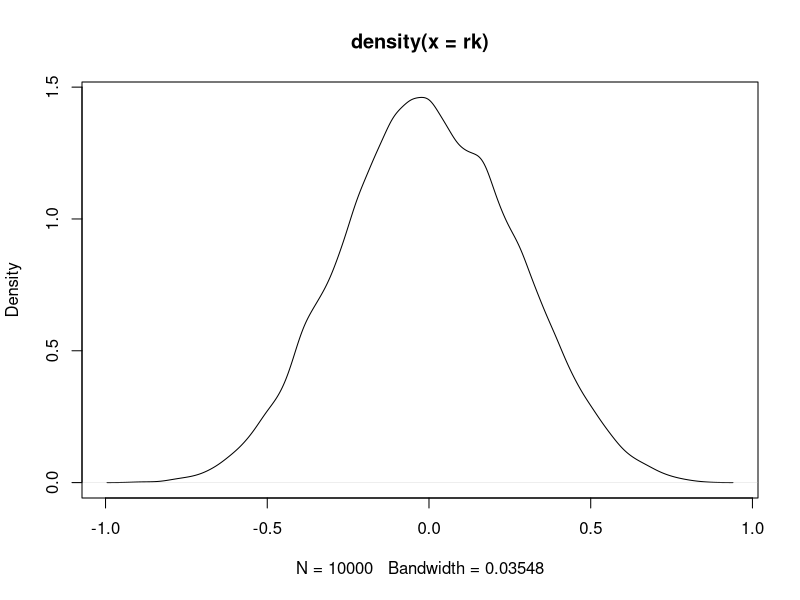
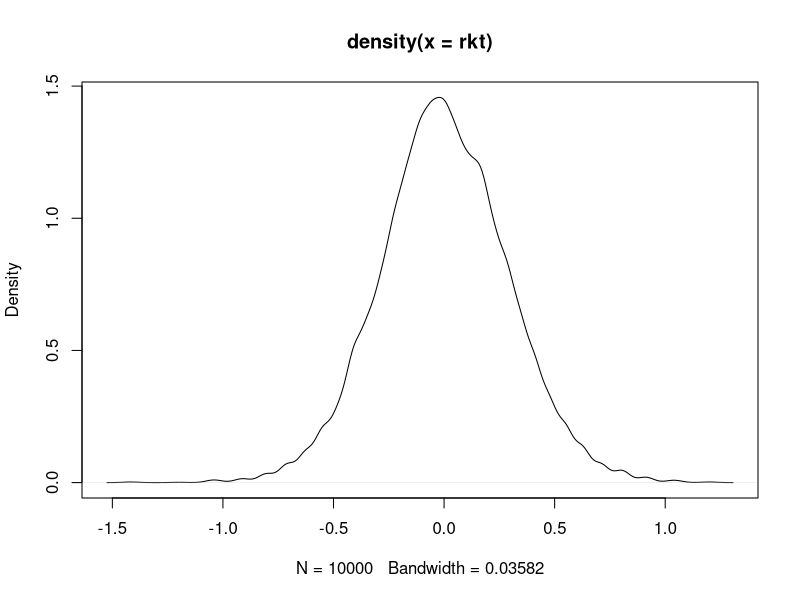
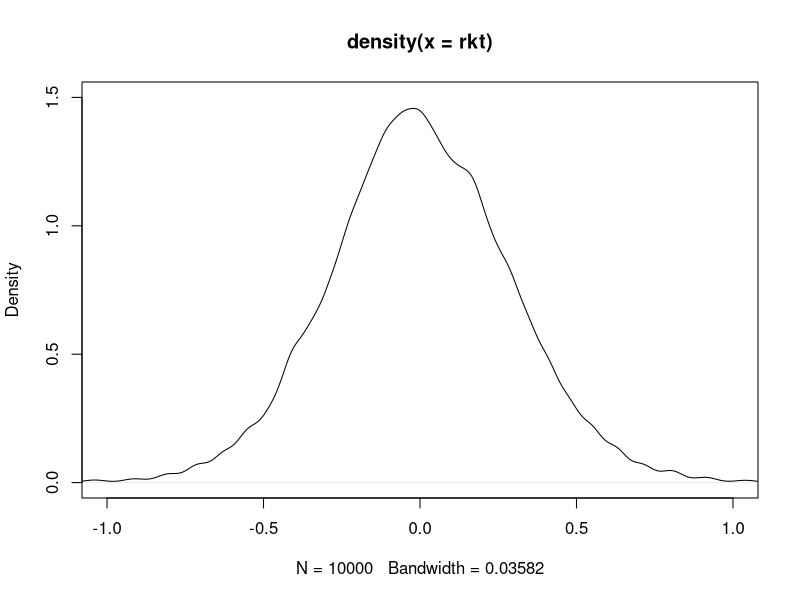

Recreate these plots in R, in order.
## ---- chunk 1
knitr::opts_chunk$set(echo = TRUE)
## ---- chunk 2
i = c(1:10000)
x = c(1:9)
calcor <- function(i) {
  y = sample(x, 9);
  cor(x, y, method="kendall")
}
rk = sapply(i, calcor)
## ---- chunk 3
summary(rk)
## ---- chunk 4
sd(rk)
## ---- chunk 5
plot(density(rk))
## ---- chunk 6
transform <- function(i) {
  0.5 * log((1 + i) / (1 - i))
}
rkt = sapply(rk, transform)
## ---- chunk 7
summary(rkt)
## ---- chunk 8
sd(rkt)
## ---- chunk 9
plot(density(rkt))
## ---- chunk 10
plot(density(rkt), ylim=c(0,1.5), xlim=c(-1, 1))
